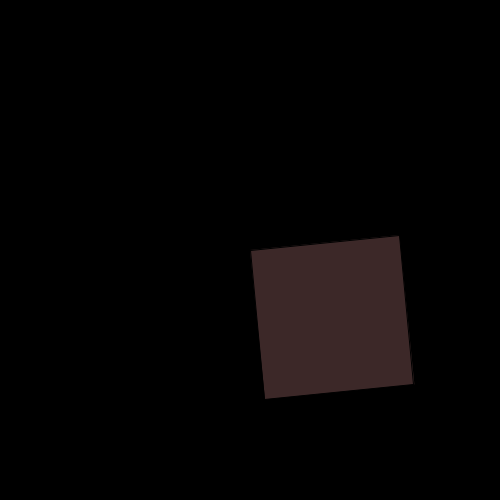
Frame 1 (no input)
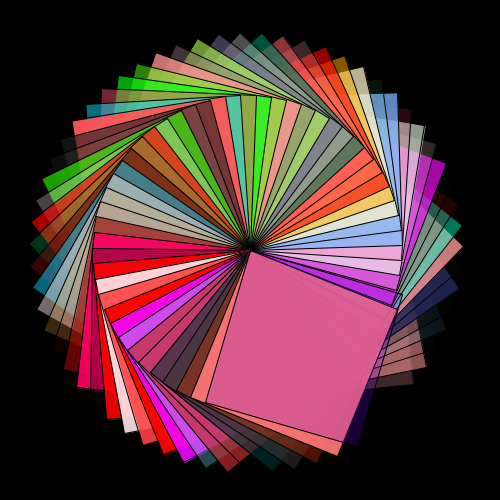
Frame 60 (the mouse pressed at the canvas centre just before this capture)
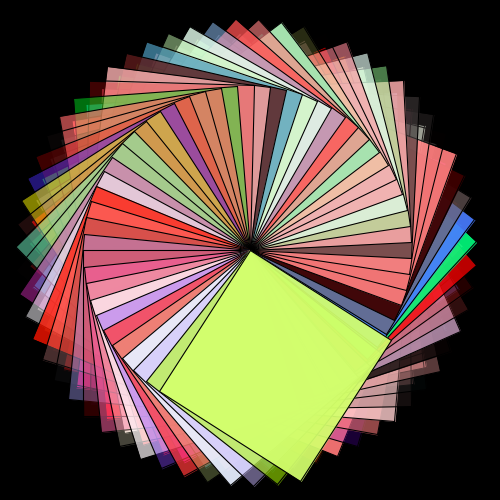
Frame 120 (the mouse held since frame 60 and released just before this capture)

The Processing sketch that drew these frames (run headless with seeded random() and noise(); from frame 60 on, the mouse is pressed at the canvas centre):

// Processing sketch: processing_130274
// ── processing_130274.pde

float rad = -0.0;
float rad2 = 0.0;
float s = 1.0;
float timer = 0.0;
float myscaleSpeed = 0.01;
float myscale = 1.0;

void setup()
{
  size(500,500);
  background(0);
  colorMode(HSB, 160, 200, 50);
  
}

void draw()
{
  timer = timer + (1.0 / 30.0);
  
  if (timer >= 0.0 && timer < 10.0)
  {
 
  rad = rad + -0.1;
  s = s + 0.001;
 
  fill(random(255), random(255), random(255), random(255));
  
  pushMatrix();
  
  translate(width/2, height/2);
  rotate(rad);
  scale(s);
  
  rectMode(CORNER);
  rect(0, 0, 150, 150);
 
  
  popMatrix();
  
  pushMatrix();
  
  translate(100, 100);
  rotate(radians(45));
  scale(2);

  
  popMatrix();  
  }
  else if (timer >= 10.00 && timer < 20.00)
  {
   rad = rad + -0.1;
  s = s + 0.01;
 
  fill(random(255), random(255), random(255), random(255));
  
  pushMatrix();
  
  translate(width/2, height/2);
  rotate(rad);
  scale(s);
  
  rectMode(CENTER);
  rect(0, 0, 150, 150);
 
  
  popMatrix();
  
  pushMatrix();
  
  translate(100, 100);
  rotate(radians(45));
  scale(2);

  
  popMatrix();
  }
  else if(timer >= 20.0 && timer < 30.0)
  {
    myscale = myscale - myscaleSpeed;
    rad = rad + -0.1;
  s = s + 0.01;
 
  fill(random(255), random(255), random(255), random(255));
  
  pushMatrix();
  
  translate(width/2, height/2);
  rotate(rad);
  scale(myscale);
  
  rectMode(CENTER);
  rect(0, 0, 150, 150);
 
  
  popMatrix();
  
  pushMatrix();
  
  translate(100, 100);
  rotate(radians(45));
  scale(2);

  
  popMatrix();
  }
}
